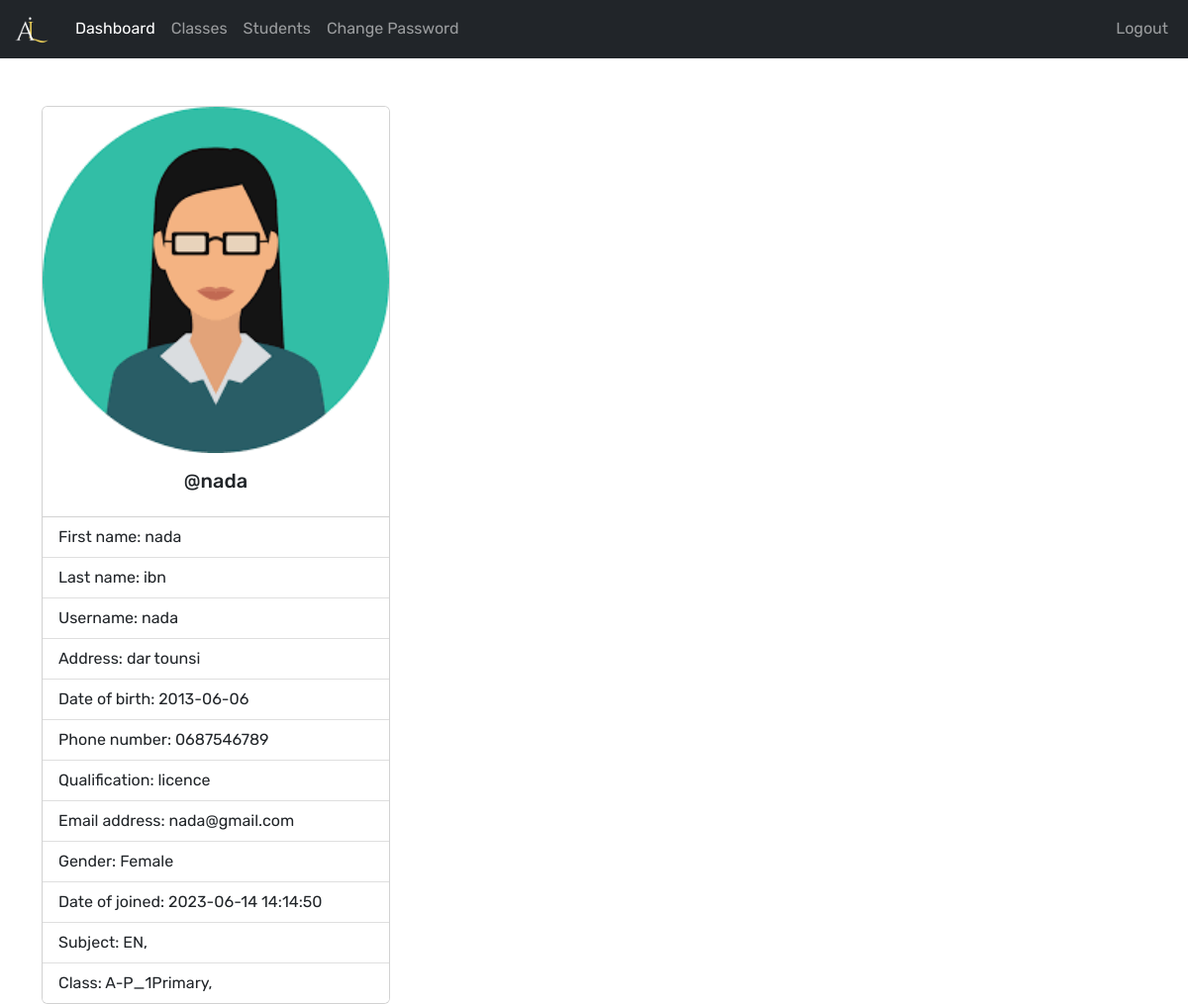
/Teacher/index.php (signed in), run on the app's committed database.
### tables this page shows
CREATE TABLE IF NOT EXISTS `teachers` (
  `teacher_id` int(11) NOT NULL AUTO_INCREMENT,
  `username` varchar(127) NOT NULL,
  `password` varchar(255) NOT NULL,
  `class` varchar(31) NOT NULL,
  `fname` varchar(127) NOT NULL,
  `lname` varchar(127) NOT NULL,
  `subjects` varchar(31) NOT NULL,
  `address` varchar(31) NOT NULL,
  `date_of_birth` date DEFAULT NULL,
  `phone_number` varchar(31) NOT NULL,
  `qualification` varchar(127) NOT NULL,
  `gender` varchar(7) NOT NULL,
  `email_address` varchar(255) NOT NULL,
  `date_of_joined` datetime NOT NULL DEFAULT current_timestamp(),
  PRIMARY KEY (`teacher_id`),
  UNIQUE KEY `username` (`username`)
);

### Teacher/data/teacher.php (called while the page is built, shortened)
<?php
function getTeacherById($teacher_id, $conn){
   $sql = "SELECT * FROM teachers
           WHERE teacher_id=?";
   $stmt = $conn->prepare($sql);
   $stmt->execute([$teacher_id]);
   if ($stmt->rowCount() == 1) {
     $teacher = $stmt->fetch();
     return $teacher;
   }else {
    return 0;
   }
}

### Teacher/data/subject.php (called while the page is built, shortened)
<?php
function getSubjectById($subject_id, $conn){
   $sql = "SELECT * FROM subjects
           WHERE subject_id=?";
   $stmt = $conn->prepare($sql);
   $stmt->execute([$subject_id]);
   if ($stmt->rowCount() == 1) {
     $subject = $stmt->fetch();
     return $subject;
   }else {
   	return 0;
   }
}
 ?>

### Teacher/data/class.php (called while the page is built, shortened)
<?php
function getClassById($class_id, $conn){
   $sql = "SELECT * FROM class
           WHERE class_id=?";
   $stmt = $conn->prepare($sql);
   $stmt->execute([$class_id]);
   if ($stmt->rowCount() == 1) {
     $class = $stmt->fetch();
     return $class;
   }else {
    return 0;
   }
}

### Teacher/data/grade.php (called while the page is built, shortened)
<?php
function getGradeById($grade_id, $conn){
   $sql = "SELECT * FROM grades
           WHERE grade_id=?";
   $stmt = $conn->prepare($sql);
   $stmt->execute([$grade_id]);
   if ($stmt->rowCount() == 1) {
     $grade = $stmt->fetch();
     return $grade;
   }else {
    return 0;
   }
}

### Teacher/data/section.php (called while the page is built, shortened)
<?php
function getSectioById($section_id, $conn){
   $sql = "SELECT * FROM section
           WHERE section_id=?";
   $stmt = $conn->prepare($sql);
   $stmt->execute([$section_id]);
   if ($stmt->rowCount() == 1) {
     $section = $stmt->fetch();
     return $section;
   }else {
    return 0;
   }
}

### Teacher/index.php (the view, shortened to what this page needs)
<?php
if (isset($_SESSION['teacher_id']) &&
    isset($_SESSION['role'])) {
    if ($_SESSION['role'] == 'Teacher') {
       include "../db_connect.php";
       include "data/teacher.php";
       include "data/subject.php";
       include "data/grade.php";
       include "data/section.php";
       include "data/class.php";
       $teacher_id = $_SESSION['teacher_id'];
       $teacher = getTeacherById($teacher_id, $conn);
 ?>
<!DOCTYPE html>
<html lang="en">
<head>
	<link rel="stylesheet" href="https://cdn.jsdelivr.net/npm/bootstrap@5.2.0/dist/css/bootstrap.min.css">
	<link rel="stylesheet" href="../css/style.css">
  <link rel="stylesheet" href="https://cdnjs.cloudflare.com/ajax/libs/font-awesome/4.7.0/css/font-awesome.min.css">
</head>
<body>
    <?php
        include "inc/navbar.php";
        if ($teacher != 0) {
     ?>
     <div class="container mt-5">
         <div class="card" style="width: 22rem;">
          <img src="../img/teacher-<?=$teacher['gender']?>.png" class="card-img-top" alt="...">
          <div class="card-body">
            <h5 class="card-title text-center">@<?=$teacher['username']?></h5>
          </div>
          <ul class="list-group list-group-flush">
            <li class="list-group-item">First name: <?=$teacher['fname']?></li>
            <li class="list-group-item">Last name: <?=$teacher['lname']?></li>
            <li class="list-group-item">Username: <?=$teacher['username']?></li>
            <li class="list-group-item">Address: <?=$teacher['address']?></li>
            <li class="list-group-item">Date of birth: <?=$teacher['date_of_birth']?></li>
            <li class="list-group-item">Phone number: <?=$teacher['phone_number']?></li>
            <li class="list-group-item">Qualification: <?=$teacher['qualification']?></li>
            <li class="list-group-item">Email address: <?=$teacher['email_address']?></li>
            <li class="list-group-item">Gender: <?=$teacher['gender']?></li>
            <li class="list-group-item">Date of joined: <?=$teacher['date_of_joined']?></li>
            <li class="list-group-item">Subject:
                <?php
                   $s = '';
                   $subjects = str_split(trim($teacher['subjects']));
                   foreach ($subjects as $subject) {
                      $s_temp = getSubjectById($subject, $conn);
                      if ($s_temp != 0)
                        $s .=$s_temp['subject_code'].', ';
                   }
                   echo $s;
                ?>
            </li>
            <li class="list-group-item">Class:
                  <?php
                     $c = '';
                     $classes = str_split(trim($teacher['class']));
                     foreach ($classes as $class_id) {
                         $class = getClassById($class_id, $conn);
                        $c_temp = getGradeById($class['grade'], $conn);
                        $section = getSectioById($class['section'], $conn);
                        if ($c_temp != 0)
                          $c .=$c_temp['grade_code'].'-'.
                               $c_temp['grade'].$section['section'].', ';
                     }
                     echo $c;
                  ?>
            </li>
          </ul>
        </div>
     </div>
     <?php
        }else {
          header("Location: logout.php?error=An error occurred");
          exit;
        }
     ?>
</body>
</html>
<?php
  }else {
    header("Location: ../login.php");
    exit;
  }
}else {
	header("Location: ../login.php");
	exit;
}
?>

### css/style.css (style rules this page uses)
:root { --primary: #130d2c; --light: #fff; --warning: #96405b; }
* { margin: 0; padding: 0; }
body { font-family: 'Rubik', sans-serif; }

### data on the page
teachers: gender (picture), username "nada", fname "nada", lname "ibn", address "dar tounsi", date_of_birth "2013-06-06", phone_number "0687546789", qualification "licence", email_address "nada@gmail.com", gender "Female", date_of_joined "2023-06-14 14:14:50"

### other printed values
$s "EN,"
$c "A-P_1Primary,"
